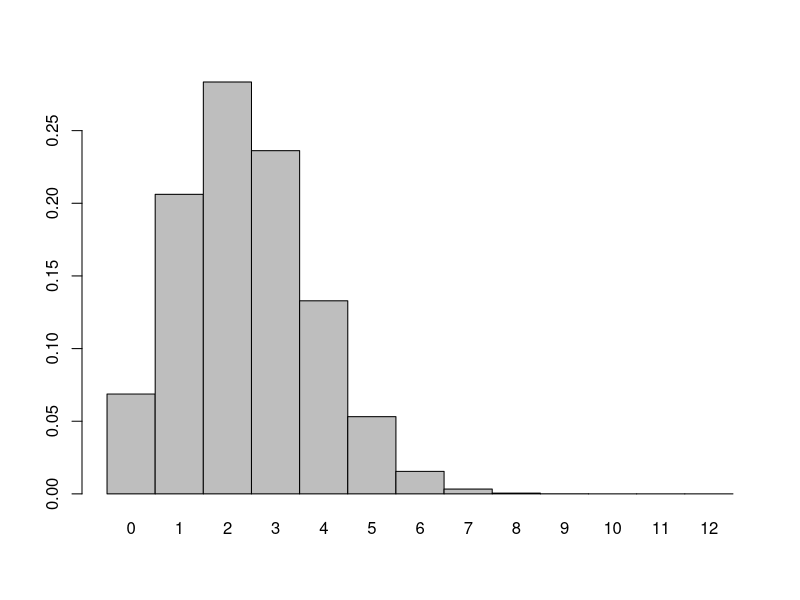
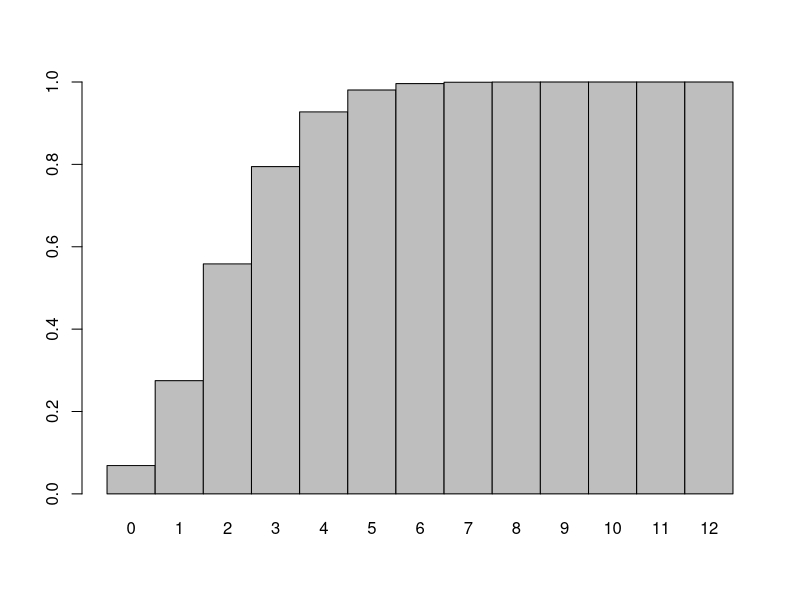
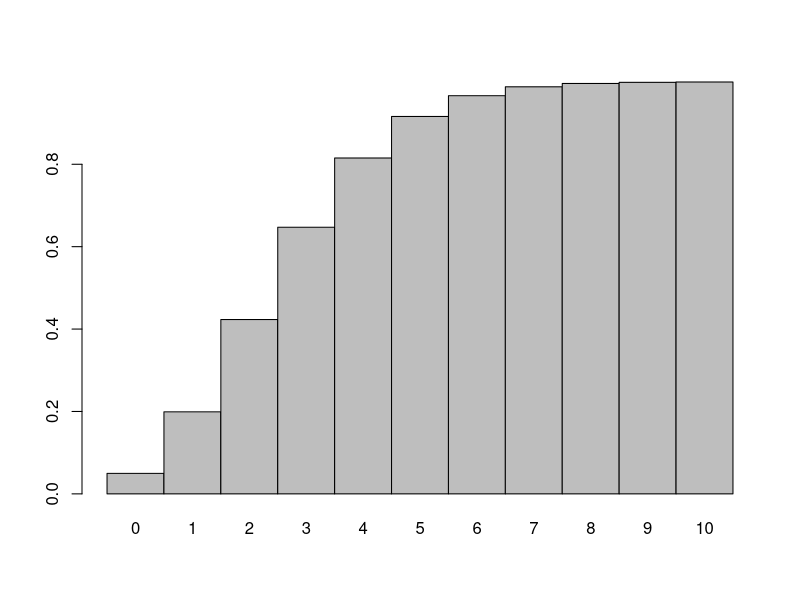
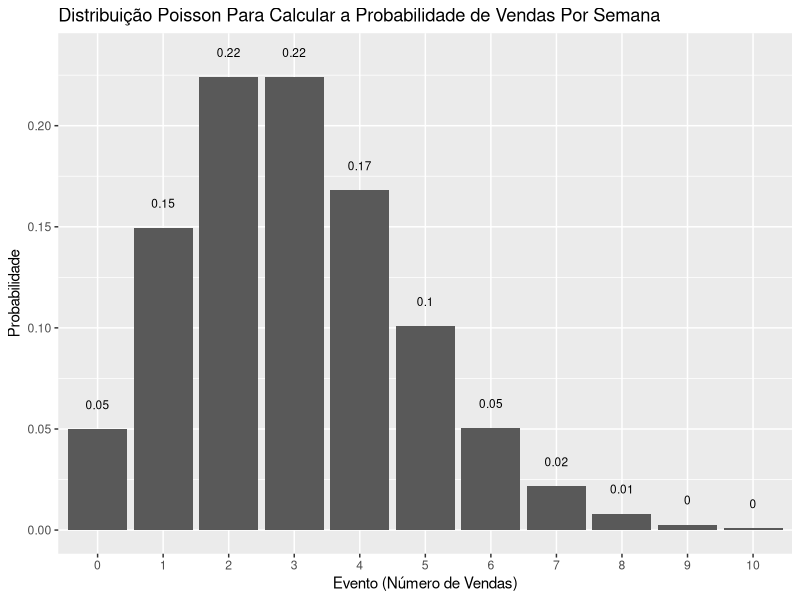
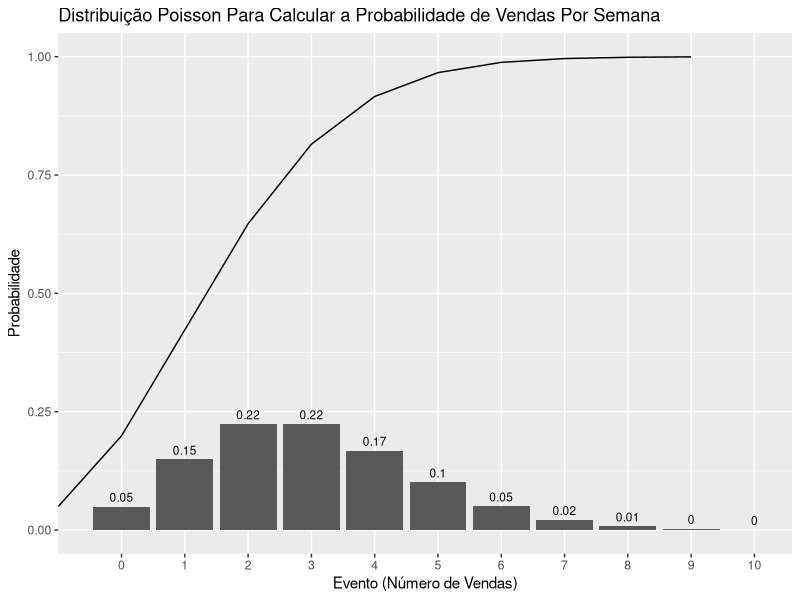

The R source for these figures, in order:
# Distribuições de Probabilidade Para Variáveis Discretas

# Obs: Caso tenha problemas com a acentuação, consulte este link:
# https://support.rstudio.com/hc/en-us/articles/200532197-Character-Encoding

# Configurando o diretório de trabalho
# Coloque entre aspas o diretório de trabalho que você está usando no seu computador
# Não use diretórios com espaço no nome
setwd("~/Documentos/dsa/05-Business Analytics/Cap02-ProcessoDeBA")
getwd()

# Distribuição de Probabilidade Para Variável Discreta - Qual a Probabilidade de Responder Corretamente um Exame Final?


######----------------- Distribuição Binomial -----------------------######

# Na teoria da probabilidade e na estatística, a distribuição binomial com os parâmetros n e p é a distribuição discreta de 
# probabilidade do número de sucessos em uma sequência de n experimentos independentes, cada um fazendo uma pergunta sim-não 
# e cada um com seu próprio resultado com valor booleano: sucesso / sim / verdadeiro / um (com probabilidade p) ou 
# falha / não / falso / zero (com probabilidade q = 1 - p). 

# Um único experimento de sucesso / fracasso também é chamado de Trial de Bernoulli ou Experimento de Bernoulli e 
# uma sequência de resultados é chamada de Processo de Bernoulli; para uma única tentativa, ou seja, n = 1, a distribuição 
# binomial é uma Distribuição de Bernoulli.

# Portanto, a distribuição binomial é uma distribuição de probabilidade discreta, que descreve o resultado de n experimentos 
# independentes. Cada ensaio é suposto ter apenas dois resultados, seja sucesso ou fracasso.

# Em R, temos duas funções principais que nos ajudam a calcular as probabilidades:

# dbinom é uma função de massa de probabilidade da distribuição binomial, enquanto  --> Probabilidade
# pbinom é uma função de distribuição cumulativa dessa distribuição.                --> Probabilidade Acumulativa

# O primeiro diz a você o que é P (X𝑋 =x 𝑥) (probabilidade de observar valor igual a 𝑥)
# enquanto o segundo, o que é P (X𝑋≤x𝑥) (probabilidade de observar valor menor ou igual a 𝑥)

# Exemplo:

# Suponha que haja 12 perguntas de múltipla escolha em um exame (para ser aprovado precisa acerta 6 ou mais questões).
# Cada pergunta tem 5 respostas possíveis, e apenas 1 delas está correta. 

# Encontre a probabilidade de ter 6 respostas corretas se um aluno tentar responder a todas as perguntas aleatoriamente.

# Uma vez que apenas uma entre cinco respostas possíveis está correta, a probabilidade de responder a 
# uma pergunta corretamente por aleatoriedade é 1/5 = 0,2. Podemos encontrar a probabilidade de ter 
# exatamente 6 respostas corretas por tentativas aleatórias como segue.

# A função dbinom fornece a distribuição de densidade de probabilidade em cada ponto.
# A distribuição binomial requer dois parâmetros extras, o número de tentativas e a probabilidade de sucesso 
# de uma única tentativa.
help(Binomial)
?dbinom
dbinom(6, size = 12, prob = 0.2) 
dbinom(6, size = 12, prob = 0.2) * 100

# Vamos plotar todas as possibilidades
x <- dbinom(0:12, size = 12, p = 0.2)
barplot(x, names.arg = 0:12, space = 0)

# Qual a probabilidade de ter 5 ou menos perguntas respondidas corretamente de forma aleatória, no questionário 
# de 12 questões de múltipla escolha?

# Poderíamos resolver assim:
dbinom(0, size=12, prob=0.2) + 
dbinom(1, size=12, prob=0.2) + 
dbinom(2, size=12, prob=0.2) + 
dbinom(3, size=12, prob=0.2) + 
dbinom(4, size=12, prob=0.2) +
dbinom(5, size=12, prob=0.2) 

# Ou assim:
# A função pbinom fornece a probabilidade cumulativa de um evento. É um valor único que representa a probabilidade.
?pbinom
pbinom(5, size = 12, prob = 0.2) 

# Vamos plotar todas as possibilidades
x <- pbinom(0:12, size = 12, p = 0.2)
barplot(x, names.arg = 0:12, space = 0)


# Distribuição de Probabilidade Para Variável Discreta - Qual a Probabilidade de Ter Um Número Específico de Vendas Por Semana?


######----------------- Distribuição Poisson -----------------------######

# Na teoria das probabilidades e estatística, a Distribuição de Poisson, nomeada em homenagem ao matemático francês 
# Siméon Denis Poisson, é uma distribuição de probabilidade discreta que expressa a probabilidade de um determinado número 
# de eventos ocorrendo em um intervalo fixo de tempo ou espaço, se esses eventos ocorrerem com uma taxa média constante 
# conhecida e independentemente do tempo desde o último evento. 

# A Distribuição Poisson também pode ser usada para o número de eventos em outros intervalos especificados, como distância, 
# área ou volume.

# A Distribuição de Poisson é a distribuição de probabilidade de ocorrências de eventos independentes em um 
# intervalo fixo de tempo ou espaço.

# A função R dpois (x, lambda) é a probabilidade de x sucessos em um período em que o número esperado de eventos é lambda. 
# A função R ppois (q, lambda, lower.tail) é a probabilidade cumulativa, sendo 
# (lower.tail = TRUE para a cauda esquerda, lower.tail = FALSE para a cauda direita) menor ou igual a q sucessos.

# Qual é a probabilidade de realizar de 2 a 4 vendas em uma semana se a taxa média de vendas for de 3 por semana?

# Usando a probabilidade exata
?dpois
dpois(x = 2, lambda = 3) + dpois(x = 3, lambda = 3) + dpois(x = 4, lambda = 3)

# Usando probabilidade acumulada (por que a quarta opção é a correta?)
ppois(q = 4, lambda = 3) 
ppois(q = 4, lambda = 3, lower.tail = TRUE)
ppois(q = 4, lambda = 3, lower.tail = FALSE)
ppois(q = 4, lambda = 3, lower.tail = TRUE) - ppois(q = 1, lambda = 3, lower.tail = TRUE)

# Vamos plotar todas as possibilidades
x <- ppois(q = 0:10, lambda = 3,  lower.tail = TRUE)
barplot(x, names.arg = 0:10, space = 0)

# Qual a probabilidade de qualquer número de vendas em uma semana se a taxa média de vendas for de 3 por semana?
# Número esperado de vendas = lambda = 3

# Pacotes
library(ggplot2)

# Formata valores decimais
options(scipen = 999, digits = 2) 

# Eventos possíveis (número de vendas)
eventos <- 0:10

# Calcula as probabilidades para todos os eventos, ou seja, a distribuição de probabilidades 
# para a variável aleatória.
probs <- dpois(x = eventos, lambda = 3)

# Calcula as probabilidades acumuladas para todos os eventos.
prob_acumulada <- ppois(q = eventos, lambda = 3, lower.tail = TRUE)

# Consolidade tudo em um dataframe
df <- data.frame(eventos, probs, prob_acumulada)
df

# Plot (cuidado com a escala do plot)

# Sem probabilidade acumulada
ggplot(df, aes(x = factor(eventos), y = probs)) +
  geom_col() +
  geom_text(aes(label = round(probs,2), y = probs + 0.01), position = position_dodge(0.9), size = 3, vjust = 0) +
  labs(title = "Distribuição Poisson Para Calcular a Probabilidade de Vendas Por Semana", 
       x = "Evento (Número de Vendas)", 
       y = "Probabilidade") 

# Com probabilidade acumulada
ggplot(df, aes(x = factor(eventos), y = probs)) +
  geom_col() +
  geom_text(aes(label = round(probs,2), y = probs + 0.01), position = position_dodge(0.9), size = 3, vjust = 0) +
  labs(title = "Distribuição Poisson Para Calcular a Probabilidade de Vendas Por Semana", 
       x = "Evento (Número de Vendas)", 
       y = "Probabilidade") +
  geom_line(data = df, aes(x = eventos, y = prob_acumulada))



